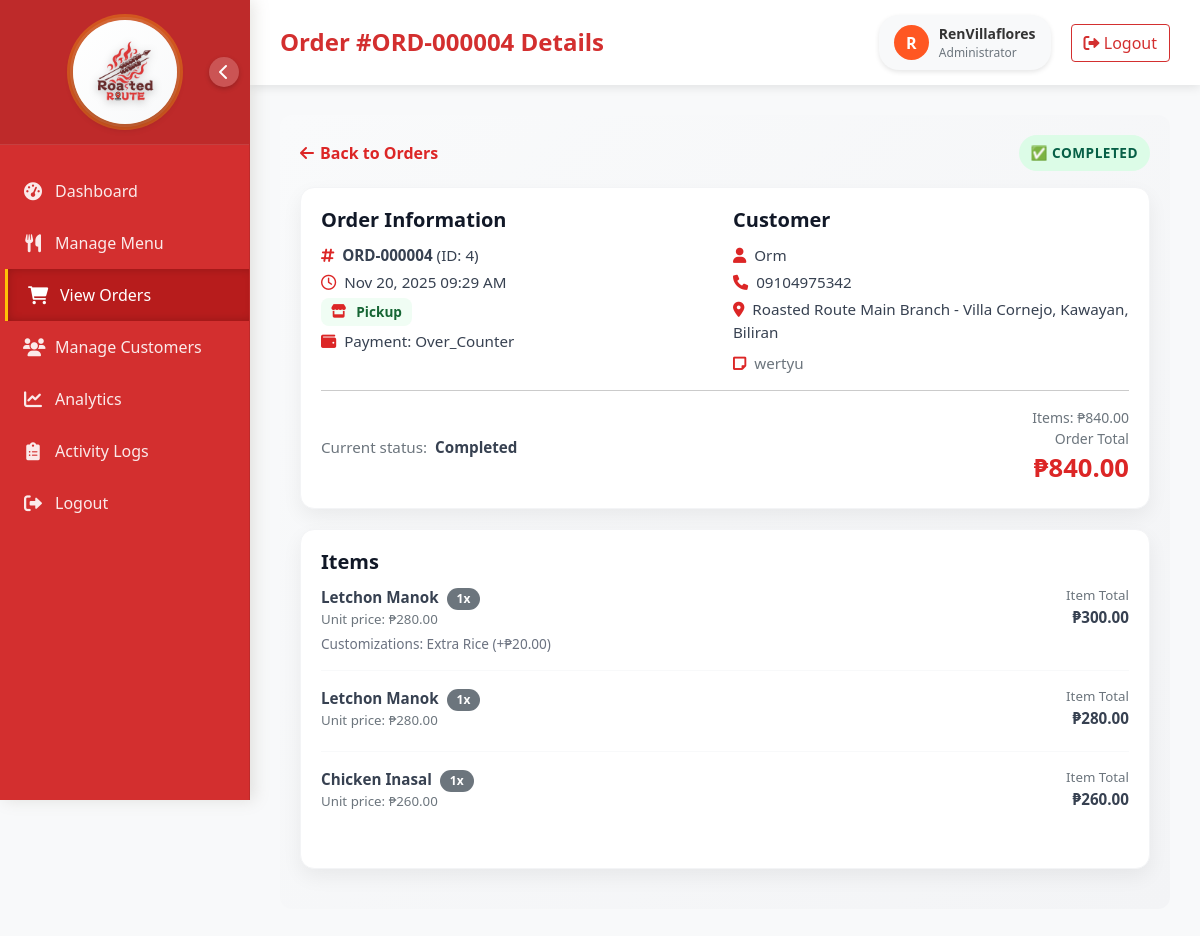
Page /order-detail/4/ (signed in) on the committed database.
### roasted_app/models.py (models this page shows, shortened)
class Order(models.Model):
    STATUS_CHOICES = [
        ('pending', 'Pending'),
        ('preparing', 'Preparing'),
        ('ready', 'Ready for Pickup'),
        ('out_for_delivery', 'Out for Delivery'),
        ('delivered', 'Delivered'),
        ('completed', 'Completed'),
        ('cancelled', 'Cancelled'),
    ]
    DELIVERY_CHOICES = [
        ('delivery', 'Delivery'),
        ('pickup', 'Pick-up'),
    ]
    PAYMENT_METHOD_CHOICES = [
        ('credit_card', 'Credit Card'),
        ('gcash', 'GCash'),
        ('bank_transfer', 'Bank Transfer'),
        ('cash', 'Cash on Delivery'),
        ('over_counter', 'Over the Counter'),
    ]
    PAYMENT_STATUS_CHOICES = [
        ('unpaid', 'Unpaid'),
        ('waiting_payment', 'Waiting for Payment'),
        ('for_verification', 'For Verification'),
        ('paid', 'Paid'),
        ('rejected', 'Rejected'),
    ]
    customer = models.ForeignKey(
        User,
        on_delete=models.CASCADE,
        related_name='orders',
        null=True,
        blank=True
    )
    customer_name = models.CharField(max_length=100)
    contact_number = models.CharField(max_length=20, default='not Provided')
    subtotal = models.DecimalField(max_digits=8, decimal_places=2, default=0)
    delivery_fee = models.DecimalField(max_digits=8, decimal_places=2, default=30.00)  # Delivery fee only in order
    total_amount = models.DecimalField(max_digits=8, decimal_places=2)
    delivery_type = models.CharField(
        max_length=20,
        choices=DELIVERY_CHOICES,
        default='delivery'
    )
    address = models.TextField(blank=True, null=True)
    note = models.TextField(blank=True, null=True)
    payment_method = models.CharField(
        max_length=20,
        choices=PAYMENT_METHOD_CHOICES,
        default='cash'
    )
    payment_status = models.CharField(
        max_length=20,
        choices=PAYMENT_STATUS_CHOICES,
        default='unpaid'
    )
    payment_proof = models.ImageField(upload_to='payment_proofs/', blank=True, null=True)
    rating = models.PositiveSmallIntegerField(null=True, blank=True)
    review = models.TextField(blank=True)
    status = models.CharField(
        max_length=20,
        choices=STATUS_CHOICES,
        default='pending'
    )
    created_at = models.DateTimeField(auto_now_add=True)
    updated_at = models.DateTimeField(auto_now=True)
    @property
    def order_number(self):
        return f"ORD-{self.id:06d}"
    @property
    def items_subtotal(self):
        return sum((item.total_price for item in self.items.all()), Decimal('0.00'))
    @property
    def computed_total(self):
        fee = self.delivery_fee or Decimal('0.00')
        return self.items_subtotal + fee
    def get_status_display_with_icon(self):
        status_icons = {
            'pending': '📧 Pending',
            'preparing': '🍳 Preparing',
            'ready': '📦 Ready for Pickup',
            'out_for_delivery': '🚚 Out for Delivery',
            'delivered': '✅ Delivered',
            'completed': '✅ Completed',
            'cancelled': '❌ Cancelled'
        }
        return status_icons.get(self.status, self.get_status_display())
    class Meta:
        ordering = ['-created_at']

class OrderItem(models.Model):  # Added to handle order items
    order = models.ForeignKey(Order, on_delete=models.CASCADE, related_name='items')
    menu_item = models.ForeignKey(MenuItem, on_delete=models.CASCADE)
    quantity = models.PositiveIntegerField(default=1)
    unit_price = models.DecimalField(max_digits=6, decimal_places=2)
    customization = models.JSONField(default=dict, blank=True)
    @property
    def base_total(self):
        return self.unit_price * self.quantity
    @property
    def addons_unit_price(self):
        customization = self.customization or {}
        addons = customization.get('addons') or customization.get('addOns') or []
        total = Decimal('0.00')
        for addon in addons:
            price = addon.get('price') or 0
            try:
                total += Decimal(str(price))
            except Exception:
                continue
        return total
    @property
    def addons_total(self):
        return self.addons_unit_price * self.quantity
    @property
    def total_price(self):
        return self.base_total + self.addons_total

class MenuItem(models.Model):
    CATEGORY_CHOICES = [
        ('chicken', 'Chicken'),
        ('pork', 'Pork'),
        ('burger', 'Burger'),
        ('fries', 'Fries'),
        ('drinks', 'Drinks'),
    ]
    name = models.CharField(max_length=100)
    description = models.TextField(blank=True)
    price = models.DecimalField(max_digits=6, decimal_places=2)
    category = models.CharField(max_length=20, choices=CATEGORY_CHOICES)
    available = models.BooleanField(default=True)
    image = models.ImageField(upload_to='menu_images/', blank=True, null=True)
    stock = models.IntegerField(default=0)
    created_at = models.DateTimeField(auto_now_add=True)
    is_featured = models.BooleanField(default=False)
    class Meta:
        ordering = ['category', 'name']

### roasted_app/views.py (the view)
# urls.py: path('order-detail/<int:order_id>/', views.order_detail, name='order_detail'),
@staff_member_required
def order_detail(request, order_id):
    order = get_object_or_404(
        Order.objects
        .select_related('customer')
        .prefetch_related('items__menu_item'),  # This is the key fix!
        id=order_id
    )
    print(f"=== ORDER DEBUG INFO ===")
    print(f"Order ID: {order.id}")
    print(f"Customer: {order.customer_name}")
    print(f"Total Amount: ₱{order.total_amount}")
    print(f"Items count: {order.items.count()}")
    for item in order.items.all():
        print(f" - Item: {item.menu_item.name}, Qty: {item.quantity}, Price: ₱{item.unit_price}")
    print(f"========================")
    context = {
        'order': order,
    }
    return render(request, 'order_details.html', context)

### templates/order_details.html (shortened to what this page needs)
{% extends 'admin_base.html' %}
{% block nav_orders_active %}active{% endblock %}
{% block page_header %}Order #{{ order.order_number }} Details{% endblock %}
{% block content %}
<div class="order-detail-wrapper">
    <div class="d-flex justify-content-between align-items-center mb-3 flex-wrap gap-2">
        <a href="{% url 'view_orders' %}" class="back-link">
            <i class="fas fa-arrow-left"></i>
            Back to Orders
        </a>
        <span class="badge-status status-{{ order.status }}">
            {{ order.get_status_display_with_icon }}
        </span>
    </div>
    <div class="order-summary-card">
        <div class="row g-3">
            <div class="col-md-6">
                <h5 class="section-title">Order Information</h5>
                <div class="order-meta mb-1">
                    <i class="fas fa-hashtag me-1"></i>
                    <strong>{{ order.order_number }}</strong> (ID: {{ order.id }})
                </div>
                <div class="order-meta mb-1">
                    <i class="far fa-clock me-1"></i>
                    {{ order.created_at|date:"M d, Y h:i A" }}
                </div>
                <div class="order-meta mb-1">
                    <span class="delivery-type delivery-{{ order.delivery_type }}">
                        <i class="fas fa-{% if order.delivery_type == 'delivery' %}truck{% else %}store{% endif %} me-1"></i>
                        {{ order.delivery_type|title }}
                    </span>
                </div>
                {% if order.payment_method %}
                <div class="order-meta mb-1">
                    <i class="fas fa-wallet me-1"></i>
                    Payment: {{ order.payment_method|title }}
                </div>
                {% endif %}
            </div>
            <div class="col-md-6">
                <h5 class="section-title">Customer</h5>
                <div class="order-meta mb-1">
                    <i class="fas fa-user me-1"></i>
                    {{ order.customer_name }}
                </div>
                {% if order.contact_number and order.contact_number != 'not Provided' %}
                <div class="order-meta mb-1">
                    <i class="fas fa-phone me-1"></i>
                    {{ order.contact_number }}
                </div>
                {% endif %}
                {% if order.address %}
                <div class="order-meta mb-1">
                    <i class="fas fa-map-marker-alt me-1"></i>
                    {{ order.address }}
                </div>
                {% endif %}
                {% if order.note %}
                <div class="order-meta mt-2">
                    <i class="fas fa-sticky-note me-1"></i>
                    <span class="text-muted">{{ order.note }}</span>
                </div>
                {% endif %}
            </div>
        </div>
        <hr class="my-3" />
        <div class="d-flex justify-content-between align-items-center flex-wrap gap-2">
            <div class="order-meta">
                <span class="text-muted">Current status:</span>
                <strong class="ms-1">{{ order.get_status_display }}</strong>
            </div>
            <div class="text-end">
                <div class="text-muted small">
                    Items: ₱{{ order.items_subtotal|floatformat:2 }}{% if order.delivery_fee %} • Delivery: ₱{{ order.delivery_fee|floatformat:2 }}{% endif %}
                </div>
                <div class="text-muted small">Order Total</div>
                <div class="total-amount">₱{{ order.computed_total|floatformat:2 }}</div>
            </div>
        </div>
    </div>
    <div class="items-card">
        <h5 class="section-title">Items</h5>
        <div class="items-list">
            {% for item in order.items.all %}
                <div class="mb-3 pb-3 {% if not forloop.last %}border-bottom border-light{% endif %}">
                    <div class="d-flex justify-content-between align-items-start gap-2">
                        <div>
                            <strong>{{ item.menu_item.name }}</strong>
                            <span class="badge bg-secondary rounded-pill ms-1">{{ item.quantity }}x</span>
                            <div class="text-muted small">
                                Unit price: ₱{{ item.unit_price|floatformat:2 }}
                            </div>
                        </div>
                        <div class="text-end">
                            <div class="text-muted small">Item Total</div>
                            <div class="fw-bold">₱{{ item.total_price|floatformat:2 }}</div>
                        </div>
                    </div>
                    {% if item.customization %}
                    <div class="addon mt-1">
                        {% if item.customization.addOns or item.customization.addons %}
                            Customizations:
                            {% if item.customization.addons %}
                                {% for a in item.customization.addons %}
                                    {{ a.label }}{% if a.price %} (+₱{{ a.price|floatformat:2 }}){% endif %}{% if not forloop.last %}, {% endif %}
                                {% endfor %}
                            {% endif %}
                        {% endif %}
                    </div>
                    {% endif %}
                </div>
            {% empty %}
                <p class="text-muted mb-0">No items found for this order.</p>
            {% endfor %}
        </div>
    </div>
</div>
{% endblock %}

### templates/admin_base.html (shortened to what this page needs)
<!DOCTYPE html>
{% load static %}
<html lang="en">
<head>
    <link href="https://cdn.jsdelivr.net/npm/bootstrap@5.1.3/dist/css/bootstrap.min.css" rel="stylesheet">
    <link rel="stylesheet" href="https://cdnjs.cloudflare.com/ajax/libs/font-awesome/6.0.0/css/all.min.css">
</head>
<body>
    <div class="dashboard-container">
        <div class="sidebar" id="sidebar">
            <div class="sidebar-header">
                <a href="{% url 'admin_dashboard' %}" class="sidebar-brand">
                    <div class="sidebar-logo">
                        <img src="{% static 'imgs/Final_Logo.png' %}" alt="Roasted Route">
                    </div>
                </a>
                <button class="toggle-btn" id="toggleSidebar" title="Toggle Sidebar" aria-label="Toggle Sidebar">
                    <i class="fas fa-chevron-left"></i>
                </button>
            </div>
            <div class="sidebar-menu">
                <a href="{% url 'admin_dashboard' %}" class="menu-item {% block nav_dashboard_active %}{% endblock %}">
                    <i class="fas fa-tachometer-alt"></i>
                    <span class="menu-text">Dashboard</span>
                </a>
                <a href="{% url 'menu_management' %}" class="menu-item {% block nav_menu_active %}{% endblock %}">
                    <i class="fas fa-utensils"></i>
                    <span class="menu-text">Manage Menu</span>
                </a>
                <a href="{% url 'view_orders' %}" class="menu-item {% block nav_orders_active %}{% endblock %}">
                    <i class="fas fa-shopping-cart"></i>
                    <span class="menu-text">View Orders</span>
                </a>
                <a href="{% url 'manage_customers' %}" class="menu-item {% block nav_customers_active %}{% endblock %}">
                    <i class="fas fa-users"></i>
                    <span class="menu-text">Manage Customers</span>
                </a>
                <a href="{% url 'analytics' %}" class="menu-item {% block nav_analytics_active %}{% endblock %}">
                    <i class="fas fa-chart-line"></i>
                    <span class="menu-text">Analytics</span>
                </a>
                <a href="{% url 'activity_logs' %}" class="menu-item {% block nav_activity_logs_active %}{% endblock %}">
                    <i class="fas fa-clipboard-list"></i>
                    <span class="menu-text">Activity Logs</span>
                </a>
                <a href="{% url 'logout' %}" class="menu-item">
                    <i class="fas fa-sign-out-alt"></i>
                    <span class="menu-text">Logout</span>
                </a>
            </div>
        </div>
        <div class="main-content" id="mainContent">
            <div class="header">
                <div class="header-left">
                    <h1>{% block page_header %}Admin{% endblock %}</h1>
                </div>
                <div class="header-right">
                    <div class="user-profile">
                        <div class="user-avatar">
                            {{ request.user.first_name|first|default:request.user.username|first|upper }}
                        </div>
                        <div class="user-info">
                            <div class="user-name">
                                {% if request.user.get_full_name %}
                                    {{ request.user.get_full_name }}
                                {% else %}
                                    {{ request.user.username }}
                                {% endif %}
                            </div>
                            <div class="user-role">
                                {% if request.user.is_staff %}
                                    Administrator
                                {% else %}
                                    User
                                {% endif %}
                            </div>
                        </div>
                    </div>
                    <a href="{% url 'logout' %}" class="btn btn-outline-danger">
                        <i class="fas fa-sign-out-alt"></i> Logout
                    </a>
                </div>
            </div>
            <div class="content">
                {% block content %}{% endblock %}
            </div>
        </div>
    </div>
</body>
</html>

### rows in the picture
Order: order_number "ORD-000004", get_status_display_with_icon "✅ COMPLETED", id "4", created_at "Nov 20, 2025 09:29 AM", delivery_type "Pickup", payment_method "Over_Counter", customer_name "Orm", contact_number "09104975342", address "Roasted Route Main Branch - Villa Cornejo, Kawayan, Biliran", note "wertyu", status "Completed", items_subtotal "840.00", computed_total "840.00"
OrderItem: menu_item.name "Letchon Manok", quantity "1", unit_price "280.00", total_price "300.00", label "Extra Rice", price "20.00"
OrderItem: menu_item.name "Letchon Manok", quantity "1", unit_price "280.00", total_price "280.00"
OrderItem: menu_item.name "Chicken Inasal", quantity "1", unit_price "260.00", total_price "260.00"

### other values in the picture
{{ request.user.username }} "RenVillaflores"
